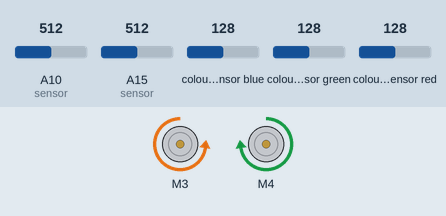
This sketch was run on a simulated Arduino Mega 2560, built with avr-gcc and run on an emulated ATmega2560. On the bench: 2 × DC motor (green arrow = forward, orange = backward, longer = faster). Wiring (inferred from the names in the program): 2 × TCS3200 colour sensor: output pin 27, S2 pin 31, S3 pin 29, S0 pin 26, S1 pin 28 / output pin 39, S2 pin 34, S3 pin 37, S0 pin 40, S1 pin 41. The inputs (shaded band) are chosen by the test bench; at power-on: A10 (sensor) = 512, A15 (sensor) = 512, colour sensor blue 128, colour sensor green 128, colour sensor red 128.

Above: at 0.4 s.
Timing chart, 0 to 3.0 s (numbered marks = the images above):
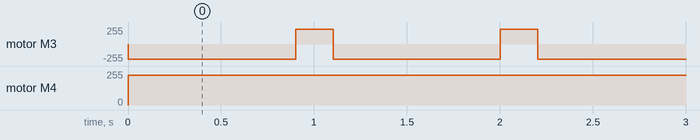

The sketch:

DoisExtremosVerdeFuncionandoOFICIAL.ino
```cpp
#include <AFMotor.h>
#include <HCSR04.h>
AF_DCMotor  motorEsquerdo(3); // 3 é Esquerdo
AF_DCMotor  motorDireito(4); // 4 é Direito

// Pinos de conexão do primeiro sensor TCS320
const int s0_1 = 26;
const int s1_1 = 28;
const int s2_1 = 31;
const int s3_1 = 29;
const int out_1 = 27;

// Pinos de conexão do segundo sensor TCS320
const int s0_2 = 40;
const int s1_2 = 41;
const int s2_2 = 34;
const int s3_2 = 37;
const int out_2 = 39;

int corVerdeS1;
int corVermelhoS1;
int corAzulS1;

int corVerdeS2;
int corVermelhoS2;
int corAzulS2;


void setup() {
  // put your setup code here, to run once:

  //Seta a velocidade inicial do motor
  motorEsquerdo.setSpeed(225); // Motor Esquerdo
  motorDireito.setSpeed(225); // Motor Direita
  Serial.begin(9600); // Chama o Monitor Serial
  pinMode(2, INPUT);

  pinMode(s0_1, OUTPUT);
  pinMode(s1_1, OUTPUT);
  pinMode(s2_1, OUTPUT);
  pinMode(s3_1, OUTPUT);
  pinMode(out_1, INPUT);

  pinMode(s0_2, OUTPUT);
  pinMode(s1_2, OUTPUT);
  pinMode(s2_2, OUTPUT);
  pinMode(s3_2, OUTPUT);
  pinMode(out_2, INPUT);

  digitalWrite(s0_1, HIGH);
  digitalWrite(s1_1, LOW);

  digitalWrite(s0_2, HIGH);
  digitalWrite(s1_2, LOW);
}

void loop() {
  color();

  if (corVermelhoS1 > 25 && corVerdeS1 > 25 && corAzulS1 > 25) {
    direitaVerde();
  }else if (corVermelhoS2 > 110){
    esquerdaVerde();
  }else if (corVermelhoS2 > 110 && corVermelhoS2 > 110){
    becoVerde();
  }else{
    seguidordeLinha();
  }

}

void color() {
  digitalWrite(s2_1, LOW);
  digitalWrite(s3_1, LOW);
  corVermelhoS1 = pulseIn(out_1, digitalRead(out_1) == HIGH ? LOW : HIGH);
  digitalWrite(s3_1, HIGH);
  corAzulS1 = pulseIn(out_1, digitalRead(out_1) == HIGH ? LOW : HIGH);
  digitalWrite(s2_1, HIGH);
  corVerdeS1 = pulseIn(out_1, digitalRead(out_1) == HIGH ? LOW : HIGH);

  digitalWrite(s2_2, LOW);
  digitalWrite(s3_2, LOW);
  corVermelhoS2 = pulseIn(out_2, digitalRead(out_2) == HIGH ? LOW : HIGH);
  digitalWrite(s3_2, HIGH);
  corAzulS2 = pulseIn(out_2, digitalRead(out_2) == HIGH ? LOW : HIGH);
  digitalWrite(s2_2, HIGH);
  corVerdeS2 = pulseIn(out_2, digitalRead(out_2) == HIGH ? LOW : HIGH);
}


void seguidordeLinha(){
    int leftSensor = analogRead(A15); //sensor esquerdo
  int rightSensor = analogRead(A10); //sensor direito
  int valorSensor = 200;
  int valorSensorEsq = 100;
  if (leftSensor < valorSensorEsq && rightSensor < valorSensor) { // Seguidor de Linha
    motorEsquerdo.run(FORWARD);
    motorDireito.run(FORWARD);
  } else if (leftSensor > valorSensorEsq && rightSensor < valorSensor) { //
    motorEsquerdo.run(BACKWARD);
    motorDireito.run(FORWARD);
  } else if (leftSensor < valorSensorEsq && rightSensor > valorSensor) {
    motorEsquerdo.run(FORWARD);
    motorDireito.run(BACKWARD);
  } else if (leftSensor > valorSensorEsq && rightSensor > valorSensor) {
    motorEsquerdo.run(FORWARD);
    motorDireito.run(FORWARD);
  } else {
    motorEsquerdo.run(RELEASE);
    motorDireito.run(RELEASE);
  }
}

void direitaVerde(){
  int leftSensor = analogRead(A15); //sensor esquerdo
  int rightSensor = analogRead(A10); //sensor direito
  int valorSensor = 200;
  int valorSensorEsq = 100;
  motorEsquerdo.run(BACKWARD);
  motorDireito.run(FORWARD);
  delay(900);
  motorEsquerdo.run(FORWARD);
  motorDireito.run(FORWARD);
  delay(200);

  }

void esquerdaVerde(){
  int leftSensor = analogRead(A15); //sensor esquerdo
  int rightSensor = analogRead(A10); //sensor direito
  int valorSensor = 200;
  int valorSensorEsq = 100;
  motorEsquerdo.run(FORWARD);
  motorDireito.run(BACKWARD);
  delay(900);
  motorEsquerdo.run(FORWARD);
  motorDireito.run(FORWARD);
  delay(200);
  }

void becoVerde(){
  int leftSensor = analogRead(A15); //sensor esquerdo
  int rightSensor = analogRead(A10); //sensor direito
  int valorSensor = 200;
  int valorSensorEsq = 100;
  motorEsquerdo.run(FORWARD);
  motorDireito.run(BACKWARD);
  delay(4000);
  motorEsquerdo.run(FORWARD);
  motorDireito.run(FORWARD);
  delay(200);
  }
```

Measured:
- by itself, motor M3: alternates forward 225/255 for 0.20 s and backward 225/255 for 0.90 s
- by itself, motor M4: stopped → forward 225/255 at 0.00 s
